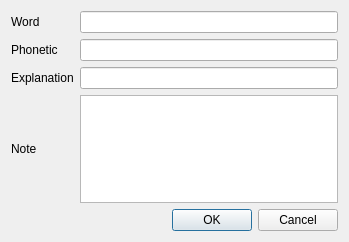
<?xml version="1.0" encoding="UTF-8"?>
<ui version="4.0">
 <class>WordEditDlgClass</class>
 <widget class="QDialog" name="WordEditDlgClass">
  <property name="geometry">
   <rect>
    <x>0</x>
    <y>0</y>
    <width>349</width>
    <height>242</height>
   </rect>
  </property>
  <property name="windowTitle">
   <string>Add Word</string>
  </property>
  <layout class="QGridLayout" name="gridLayout">
   <item row="0" column="0">
    <widget class="QLabel" name="label">
     <property name="text">
      <string>Word</string>
     </property>
    </widget>
   </item>
   <item row="0" column="1">
    <widget class="QLineEdit" name="leWord"/>
   </item>
   <item row="1" column="0">
    <widget class="QLabel" name="label_3">
     <property name="text">
      <string>Phonetic</string>
     </property>
    </widget>
   </item>
   <item row="1" column="1">
    <widget class="QLineEdit" name="lePhonetic"/>
   </item>
   <item row="2" column="0">
    <widget class="QLabel" name="label_2">
     <property name="text">
      <string>Explanation</string>
     </property>
    </widget>
   </item>
   <item row="2" column="1">
    <widget class="QLineEdit" name="leExplanation"/>
   </item>
   <item row="3" column="0">
    <widget class="QLabel" name="label_4">
     <property name="text">
      <string>Note</string>
     </property>
    </widget>
   </item>
   <item row="3" column="1">
    <widget class="QPlainTextEdit" name="teNote"/>
   </item>
   <item row="4" column="1">
    <widget class="QDialogButtonBox" name="buttonBox">
     <property name="standardButtons">
      <set>QDialogButtonBox::Cancel|QDialogButtonBox::Ok</set>
     </property>
    </widget>
   </item>
  </layout>
 </widget>
 <layoutdefault spacing="6" margin="11"/>
 <resources/>
 <connections>
  <connection>
   <sender>buttonBox</sender>
   <signal>accepted()</signal>
   <receiver>WordEditDlgClass</receiver>
   <slot>accept()</slot>
   <hints>
    <hint type="sourcelabel">
     <x>211</x>
     <y>212</y>
    </hint>
    <hint type="destinationlabel">
     <x>89</x>
     <y>-23</y>
    </hint>
   </hints>
  </connection>
  <connection>
   <sender>buttonBox</sender>
   <signal>rejected()</signal>
   <receiver>WordEditDlgClass</receiver>
   <slot>reject()</slot>
   <hints>
    <hint type="sourcelabel">
     <x>255</x>
     <y>211</y>
    </hint>
    <hint type="destinationlabel">
     <x>233</x>
     <y>-20</y>
    </hint>
   </hints>
  </connection>
 </connections>
</ui>
